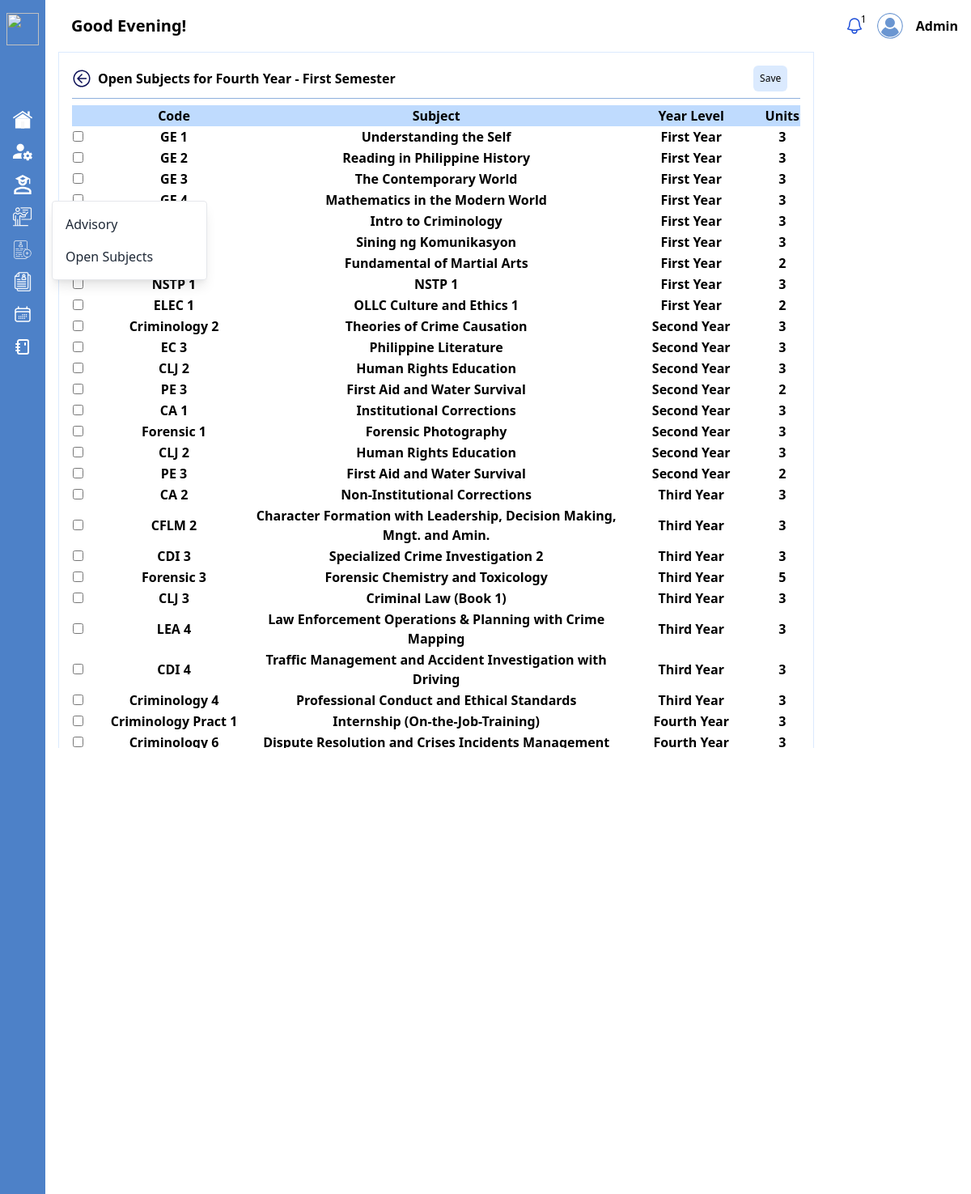
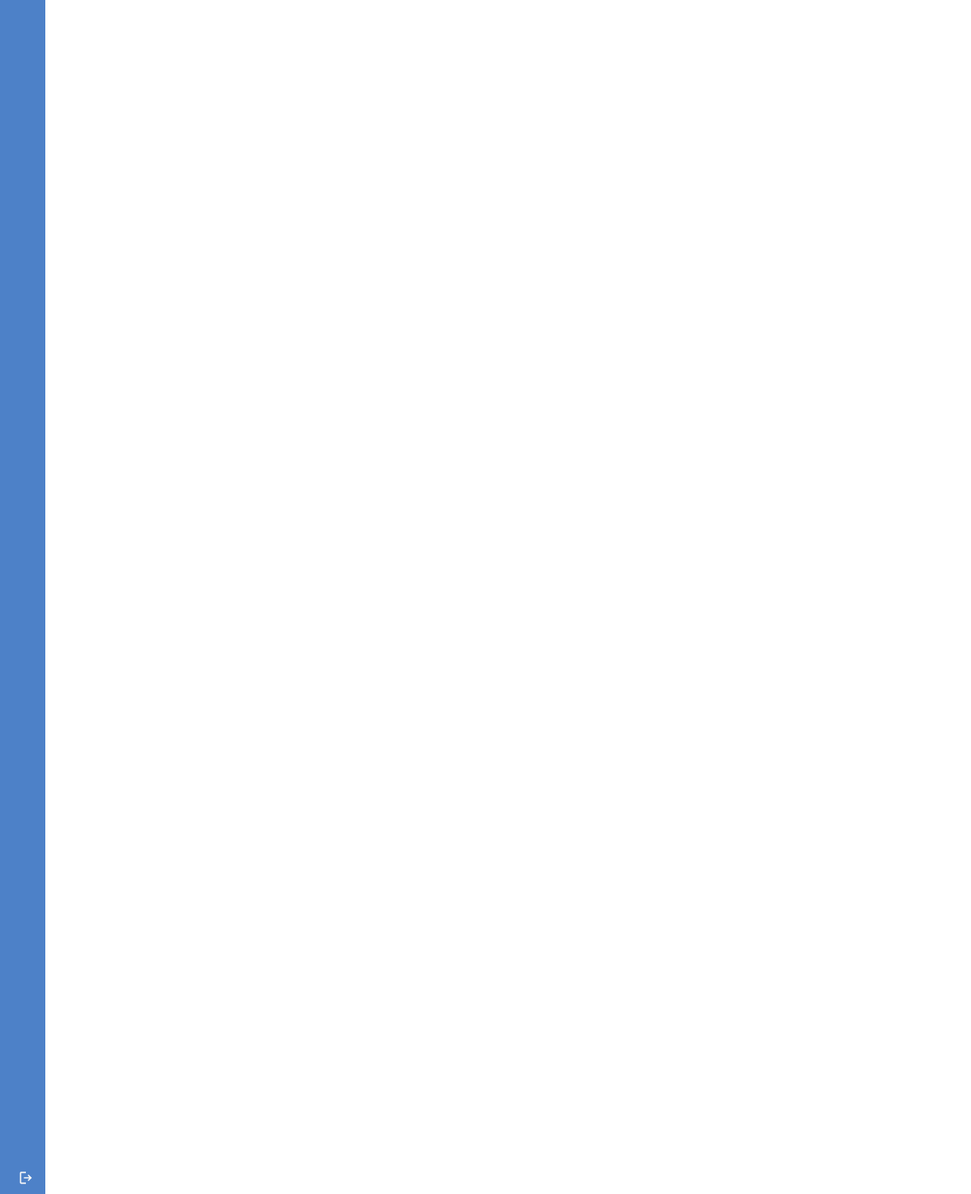
The page /admin/bscrim-fourth-year-first-semester.php (signed in) on the database its author committed (2 pictures, top to bottom).
### tables this page shows
CREATE TABLE `subjects` (
  `subject_id` int(11) NOT NULL,
  `name` varchar(255) NOT NULL,
  `code` varchar(255) NOT NULL,
  `unit` varchar(255) NOT NULL,
  `course_id` int(11) NOT NULL,
  `semester_tbl_id` int(11) NOT NULL,
  `year_level_id` int(11) NOT NULL,
  `legend` int(11) NOT NULL
);

CREATE TABLE `year_level` (
  `year_level_id` int(11) NOT NULL,
  `year_level` varchar(255) DEFAULT NULL
);

### admin/bscrim-fourth-year-first-semester.php (the view, shortened to what this page needs)
<?php
include '../php/conn.php';
$sql = "SELECT s.*, c.course_name, yl.year_level, st.semester
    FROM subjects s
    JOIN course c ON s.course_id = c.course_id
    JOIN semester_tbl st ON s.semester_tbl_id = st.semester_tbl_id
    JOIN year_level yl ON s.year_level_id = yl.year_level_id
    WHERE c.course_id = 7";
$result = mysqli_query($conn, $sql);
?>
<!DOCTYPE html>
<html lang="en">
<head>
    <link href="https://cdn.jsdelivr.net/npm/tailwindcss@2.2.19/dist/tailwind.min.css" rel="stylesheet">
</head>
<body class="font-[roboto-serif]">
    <div class="flex justify-start">
        <div>
            <?php include './sidebar.php'; ?>
        </div>
        <div class="w-full py-4 px-4">
            <div>
                <?php include './topbar.php'; ?>
            </div>
            <form action="<?php echo htmlspecialchars($_SERVER["PHP_SELF"]); ?>" method="post">
                <div class="mt-4 table-container overflow-y-auto" style="height: 860px; width:fit-content">
                    <div class="w-full bg-white p-4 border border-blue-100 gap-2 font-semibold">
                        <div class="flex justify-between items-center">
                            <div class="flex justify-start items-center gap-2">
                                <a href="./manage-subject.php" aria-label="Go back" id="goBackButton">
                                    <img src="../assets/svg/back.svg" style="width: 24px; height: 24px; transition: width 0.3s, height 0.3s;" alt="Go back">
                                </a>
                                <span>
                                    Open Subjects for Fourth Year - First Semester
                                </span>
                            </div>
                            <div class="flex items-center justify-between px-4 gap-4">
                                <div class="flex items-center justify-center gap-4">
                                    <button class="p-2 bg-blue-100 rounded-md text-xs text-black hover:text-white hover:bg-blue-600" type="submit" name="saveSubjects">Save</button>
                                </div>
                            </div>
                        </div>
                        <hr class="w-full h-px my-2 border-0 dark:bg-gray-700" style="background-color: #8EAFDC;">
                        <table>
                            <thead>
                                <tr class="justify-between bg-blue-200">
                                    <td style="width: 3%;" class="text-center"></td>
                                    <td style="width: 22%;" class="text-center">Code</td>
                                    <td style="width: 50%;" class="text-center">Subject</td>
                                    <td style="width: 20%;" class="text-center">Year Level</td>
                                    <td style="width: 5%;" class="text-center">Units</td>
                                </tr>
                            </thead>
                            <tbody>
                                <?php if ($result && mysqli_num_rows($result) > 0) : ?>
                                    <?php while ($row = mysqli_fetch_assoc($result)) : ?>
                                        <tr>
                                            <td class=""><input type="checkbox" name="selected_subjects[]" value="<?php echo $row['subject_id']; ?>"></td>
                                            <td class="text-center"><?php echo $row['code']; ?></td>
                                            <td class="text-center"><?php echo $row['name']; ?></td>
                                            <td class="text-center"><?php echo $row['year_level']; ?></td>
                                            <td class="text-center"><?php echo $row['unit']; ?></td>
                                        </tr>
                                    <?php endwhile; ?>
                                <?php else : ?>
                                    <tr>
                                        <td colspan="4" class="text-center">No subjects found</td>
                                    </tr>
                                <?php endif; ?>
                            </tbody>
                        </table>
                    </div>
                </div>
            </form>
        </div>
    </div>
</body>
</html>

### rows shown on the page
subjects: code "GE 1", name "Understanding the Self", year_level.year_level "First Year", unit "3"
subjects: code "GE 2", name "Reading in Philippine History", year_level.year_level "First Year", unit "3"
subjects: code "GE 3", name "The Contemporary World", year_level.year_level "First Year", unit "3"
subjects: code "GE 4", name "Mathematics in the Modern World", year_level.year_level "First Year", unit "3"
subjects: name "Intro to Criminology", year_level.year_level "First Year", unit "3"
subjects: name "Sining ng Komunikasyon", year_level.year_level "First Year", unit "3"
subjects: name "Fundamental of Martial Arts", year_level.year_level "First Year", unit "2"
subjects: code "NSTP 1", name "NSTP 1", year_level.year_level "First Year", unit "3"
subjects: code "ELEC 1", name "OLLC Culture and Ethics 1", year_level.year_level "First Year", unit "2"
subjects: code "Criminology 2", name "Theories of Crime Causation", year_level.year_level "Second Year", unit "3"
subjects: code "EC 3", name "Philippine Literature", year_level.year_level "Second Year", unit "3"
subjects: code "CLJ 2", name "Human Rights Education", year_level.year_level "Second Year", unit "3"
subjects: code "PE 3", name "First Aid and Water Survival", year_level.year_level "Second Year", unit "2"
subjects: code "CA 1", name "Institutional Corrections", year_level.year_level "Second Year", unit "3"
subjects: code "Forensic 1", name "Forensic Photography", year_level.year_level "Second Year", unit "3"
subjects: code "CLJ 2", name "Human Rights Education", year_level.year_level "Second Year", unit "3"
subjects: code "PE 3", name "First Aid and Water Survival", year_level.year_level "Second Year", unit "2"
subjects: code "CA 2", name "Non-Institutional Corrections", year_level.year_level "Third Year", unit "3"
subjects: code "CFLM 2", name "Character Formation with Leadership, Decision Making, Mngt. and Amin.", year_level.year_level "Third Year", unit "3"
subjects: code "CDI 3", name "Specialized Crime Investigation 2", year_level.year_level "Third Year", unit "3"
subjects: code "Forensic 3", name "Forensic Chemistry and Toxicology", year_level.year_level "Third Year", unit "5"
subjects: code "CLJ 3", name "Criminal Law (Book 1)", year_level.year_level "Third Year", unit "3"
subjects: code "LEA 4", name "Law Enforcement Operations & Planning with Crime Mapping", year_level.year_level "Third Year", unit "3"
subjects: code "CDI 4", name "Traffic Management and Accident Investigation with Driving", year_level.year_level "Third Year", unit "3"
subjects: code "Criminology 4", name "Professional Conduct and Ethical Standards", year_level.year_level "Third Year", unit "3"
subjects: code "Criminology Pract 1", name "Internship (On-the-Job-Training)", year_level.year_level "Fourth Year", unit "3"
subjects: code "Criminology 6", name "Dispute Resolution and Crises Incidents Management", year_level.year_level "Fourth Year", unit "3"

### other values the page prints
getGreeting() "Good Evening!"
$formattedUsername "Admin"
